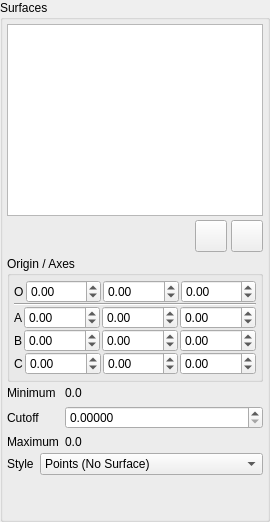
      <widget class="QWidget" name="SurfacePage" >
       <layout class="QVBoxLayout" >
        <property name="margin" >
         <number>0</number>
        </property>
        <property name="spacing" >
         <number>2</number>
        </property>
        <item>
         <widget class="QGroupBox" name="SurfacesGroup" >
          <property name="sizePolicy" >
           <sizepolicy>
            <hsizetype>5</hsizetype>
            <vsizetype>7</vsizetype>
            <horstretch>0</horstretch>
            <verstretch>0</verstretch>
           </sizepolicy>
          </property>
          <property name="title" >
           <string>Surfaces</string>
          </property>
          <layout class="QVBoxLayout" >
           <property name="margin" >
            <number>4</number>
           </property>
           <property name="spacing" >
            <number>4</number>
           </property>
           <item>
            <widget class="QListWidget" name="SurfaceList" />
           </item>
           <item>
            <layout class="QHBoxLayout" >
             <property name="margin" >
              <number>0</number>
             </property>
             <property name="spacing" >
              <number>4</number>
             </property>
             <item>
              <spacer>
               <property name="orientation" >
                <enum>Qt::Horizontal</enum>
               </property>
               <property name="sizeHint" >
                <size>
                 <width>40</width>
                 <height>32</height>
                </size>
               </property>
              </spacer>
             </item>
             <item>
              <widget class="QPushButton" name="LoadSurfaceButton" >
               <property name="sizePolicy" >
                <sizepolicy>
                 <hsizetype>5</hsizetype>
                 <vsizetype>5</vsizetype>
                 <horstretch>0</horstretch>
                 <verstretch>0</verstretch>
                </sizepolicy>
               </property>
               <property name="maximumSize" >
                <size>
                 <width>32</width>
                 <height>32</height>
                </size>
               </property>
               <property name="toolTip" >
                <string>Load surface</string>
               </property>
               <property name="icon" >
                <iconset resource="icons.qrc" >:/file/icons/file_open.svg</iconset>
               </property>
              </widget>
             </item>
             <item>
              <widget class="QPushButton" name="SaveSurfaceButton" >
               <property name="sizePolicy" >
                <sizepolicy>
                 <hsizetype>5</hsizetype>
                 <vsizetype>5</vsizetype>
                 <horstretch>0</horstretch>
                 <verstretch>0</verstretch>
                </sizepolicy>
               </property>
               <property name="maximumSize" >
                <size>
                 <width>32</width>
                 <height>32</height>
                </size>
               </property>
               <property name="toolTip" >
                <string>Save surface</string>
               </property>
               <property name="icon" >
                <iconset resource="icons.qrc" >:/file/icons/file_save.svg</iconset>
               </property>
              </widget>
             </item>
            </layout>
           </item>
           <item>
            <widget class="QGroupBox" name="SurfaceOriginGroup" >
             <property name="sizePolicy" >
              <sizepolicy>
               <hsizetype>1</hsizetype>
               <vsizetype>5</vsizetype>
               <horstretch>0</horstretch>
               <verstretch>0</verstretch>
              </sizepolicy>
             </property>
             <property name="title" >
              <string>Origin / Axes</string>
             </property>
             <layout class="QVBoxLayout" >
              <property name="margin" >
               <number>4</number>
              </property>
              <property name="spacing" >
               <number>0</number>
              </property>
              <item>
               <layout class="QHBoxLayout" >
                <property name="margin" >
                 <number>0</number>
                </property>
                <property name="spacing" >
                 <number>2</number>
                </property>
                <item>
                 <widget class="QLabel" name="label_31" >
                  <property name="sizePolicy" >
                   <sizepolicy>
                    <hsizetype>1</hsizetype>
                    <vsizetype>5</vsizetype>
                    <horstretch>0</horstretch>
                    <verstretch>0</verstretch>
                   </sizepolicy>
                  </property>
                  <property name="text" >
                   <string>O</string>
                  </property>
                 </widget>
                </item>
                <item>
                 <widget class="QDoubleSpinBox" name="SurfaceOriginXSpin" >
                  <property name="sizePolicy" >
                   <sizepolicy>
                    <hsizetype>7</hsizetype>
                    <vsizetype>0</vsizetype>
                    <horstretch>0</horstretch>
                    <verstretch>0</verstretch>
                   </sizepolicy>
                  </property>
                  <property name="maximum" >
                   <double>1000.000000000000000</double>
                  </property>
                  <property name="minimum" >
                   <double>-1000.000000000000000</double>
                  </property>
                 </widget>
                </item>
                <item>
                 <widget class="QDoubleSpinBox" name="SurfaceOriginYSpin" >
                  <property name="sizePolicy" >
                   <sizepolicy>
                    <hsizetype>7</hsizetype>
                    <vsizetype>0</vsizetype>
                    <horstretch>0</horstretch>
                    <verstretch>0</verstretch>
                   </sizepolicy>
                  </property>
                  <property name="maximum" >
                   <double>1000.000000000000000</double>
                  </property>
                  <property name="minimum" >
                   <double>-1000.000000000000000</double>
                  </property>
                 </widget>
                </item>
                <item>
                 <widget class="QDoubleSpinBox" name="SurfaceOriginZSpin" >
                  <property name="sizePolicy" >
                   <sizepolicy>
                    <hsizetype>7</hsizetype>
                    <vsizetype>0</vsizetype>
                    <horstretch>0</horstretch>
                    <verstretch>0</verstretch>
                   </sizepolicy>
                  </property>
                  <property name="maximum" >
                   <double>1000.000000000000000</double>
                  </property>
                  <property name="minimum" >
                   <double>-1000.000000000000000</double>
                  </property>
                 </widget>
                </item>
               </layout>
              </item>
              <item>
               <widget class="Line" name="line_3" >
                <property name="orientation" >
                 <enum>Qt::Horizontal</enum>
                </property>
               </widget>
              </item>
              <item>
               <layout class="QHBoxLayout" >
                <property name="margin" >
                 <number>0</number>
                </property>
                <property name="spacing" >
                 <number>2</number>
                </property>
                <item>
                 <widget class="QLabel" name="label_36" >
                  <property name="sizePolicy" >
                   <sizepolicy>
                    <hsizetype>1</hsizetype>
                    <vsizetype>5</vsizetype>
                    <horstretch>0</horstretch>
                    <verstretch>0</verstretch>
                   </sizepolicy>
                  </property>
                  <property name="text" >
                   <string>A</string>
                  </property>
                 </widget>
                </item>
                <item>
                 <widget class="QDoubleSpinBox" name="SurfaceAxesAXSpin" >
                  <property name="sizePolicy" >
                   <sizepolicy>
                    <hsizetype>7</hsizetype>
                    <vsizetype>0</vsizetype>
                    <horstretch>0</horstretch>
                    <verstretch>0</verstretch>
                   </sizepolicy>
                  </property>
                  <property name="maximum" >
                   <double>10.000000000000000</double>
                  </property>
                  <property name="minimum" >
                   <double>-10.000000000000000</double>
                  </property>
                  <property name="singleStep" >
                   <double>0.100000000000000</double>
                  </property>
                 </widget>
                </item>
                <item>
                 <widget class="QDoubleSpinBox" name="SurfaceAxesAYSpin" >
                  <property name="sizePolicy" >
                   <sizepolicy>
                    <hsizetype>7</hsizetype>
                    <vsizetype>0</vsizetype>
                    <horstretch>0</horstretch>
                    <verstretch>0</verstretch>
                   </sizepolicy>
                  </property>
                  <property name="maximum" >
                   <double>10.000000000000000</double>
                  </property>
                  <property name="minimum" >
                   <double>-10.000000000000000</double>
                  </property>
                  <property name="singleStep" >
                   <double>0.100000000000000</double>
                  </property>
                 </widget>
                </item>
                <item>
                 <widget class="QDoubleSpinBox" name="SurfaceAxesAZSpin" >
                  <property name="sizePolicy" >
                   <sizepolicy>
                    <hsizetype>7</hsizetype>
                    <vsizetype>0</vsizetype>
                    <horstretch>0</horstretch>
                    <verstretch>0</verstretch>
                   </sizepolicy>
                  </property>
                  <property name="maximum" >
                   <double>10.000000000000000</double>
                  </property>
                  <property name="minimum" >
                   <double>-10.000000000000000</double>
                  </property>
                  <property name="singleStep" >
                   <double>0.100000000000000</double>
                  </property>
                 </widget>
                </item>
               </layout>
              </item>
              <item>
               <layout class="QHBoxLayout" >
                <property name="margin" >
                 <number>0</number>
                </property>
                <property name="spacing" >
                 <number>2</number>
                </property>
                <item>
                 <widget class="QLabel" name="label_32" >
                  <property name="sizePolicy" >
                   <sizepolicy>
                    <hsizetype>1</hsizetype>
                    <vsizetype>5</vsizetype>
                    <horstretch>0</horstretch>
                    <verstretch>0</verstretch>
                   </sizepolicy>
                  </property>
                  <property name="text" >
                   <string>B</string>
                  </property>
                 </widget>
                </item>
                <item>
                 <widget class="QDoubleSpinBox" name="SurfaceAxesBXSpin" >
                  <property name="sizePolicy" >
                   <sizepolicy>
                    <hsizetype>7</hsizetype>
                    <vsizetype>0</vsizetype>
                    <horstretch>0</horstretch>
                    <verstretch>0</verstretch>
                   </sizepolicy>
                  </property>
                  <property name="maximum" >
                   <double>10.000000000000000</double>
                  </property>
                  <property name="minimum" >
                   <double>-10.000000000000000</double>
                  </property>
                  <property name="singleStep" >
                   <double>0.100000000000000</double>
                  </property>
                 </widget>
                </item>
                <item>
                 <widget class="QDoubleSpinBox" name="SurfaceAxesBYSpin" >
                  <property name="sizePolicy" >
                   <sizepolicy>
                    <hsizetype>7</hsizetype>
                    <vsizetype>0</vsizetype>
                    <horstretch>0</horstretch>
                    <verstretch>0</verstretch>
                   </sizepolicy>
                  </property>
                  <property name="maximum" >
                   <double>10.000000000000000</double>
                  </property>
                  <property name="minimum" >
                   <double>-10.000000000000000</double>
                  </property>
                  <property name="singleStep" >
                   <double>0.100000000000000</double>
                  </property>
                 </widget>
                </item>
                <item>
                 <widget class="QDoubleSpinBox" name="SurfaceAxesBZSpin" >
                  <property name="sizePolicy" >
                   <sizepolicy>
                    <hsizetype>7</hsizetype>
                    <vsizetype>0</vsizetype>
                    <horstretch>0</horstretch>
                    <verstretch>0</verstretch>
                   </sizepolicy>
                  </property>
                  <property name="maximum" >
                   <double>10.000000000000000</double>
                  </property>
                  <property name="minimum" >
                   <double>-10.000000000000000</double>
                  </property>
                  <property name="singleStep" >
                   <double>0.100000000000000</double>
                  </property>
                 </widget>
                </item>
               </layout>
              </item>
              <item>
               <layout class="QHBoxLayout" >
                <property name="margin" >
                 <number>0</number>
                </property>
                <property name="spacing" >
                 <number>2</number>
                </property>
                <item>
                 <widget class="QLabel" name="label_33" >
                  <property name="sizePolicy" >
                   <sizepolicy>
                    <hsizetype>1</hsizetype>
                    <vsizetype>5</vsizetype>
                    <horstretch>0</horstretch>
                    <verstretch>0</verstretch>
                   </sizepolicy>
                  </property>
                  <property name="text" >
                   <string>C</string>
                  </property>
                 </widget>
                </item>
                <item>
                 <widget class="QDoubleSpinBox" name="SurfaceAxesCXSpin" >
                  <property name="sizePolicy" >
                   <sizepolicy>
                    <hsizetype>7</hsizetype>
                    <vsizetype>0</vsizetype>
                    <horstretch>0</horstretch>
                    <verstretch>0</verstretch>
                   </sizepolicy>
                  </property>
                  <property name="maximum" >
                   <double>10.000000000000000</double>
                  </property>
                  <property name="minimum" >
                   <double>-10.000000000000000</double>
                  </property>
                  <property name="singleStep" >
                   <double>0.100000000000000</double>
                  </property>
                 </widget>
                </item>
                <item>
                 <widget class="QDoubleSpinBox" name="SurfaceAxesCYSpin" >
                  <property name="sizePolicy" >
                   <sizepolicy>
                    <hsizetype>7</hsizetype>
                    <vsizetype>0</vsizetype>
                    <horstretch>0</horstretch>
                    <verstretch>0</verstretch>
                   </sizepolicy>
                  </property>
                  <property name="maximum" >
                   <double>10.000000000000000</double>
                  </property>
                  <property name="minimum" >
                   <double>-10.000000000000000</double>
                  </property>
                  <property name="singleStep" >
                   <double>0.100000000000000</double>
                  </property>
                 </widget>
                </item>
                <item>
                 <widget class="QDoubleSpinBox" name="SurfaceAxesCZSpin" >
                  <property name="sizePolicy" >
                   <sizepolicy>
                    <hsizetype>7</hsizetype>
                    <vsizetype>0</vsizetype>
                    <horstretch>0</horstretch>
                    <verstretch>0</verstretch>
                   </sizepolicy>
                  </property>
                  <property name="maximum" >
                   <double>10.000000000000000</double>
                  </property>
                  <property name="minimum" >
                   <double>-10.000000000000000</double>
                  </property>
                  <property name="singleStep" >
                   <double>0.100000000000000</double>
                  </property>
                 </widget>
                </item>
               </layout>
              </item>
             </layout>
            </widget>
           </item>
           <item>
            <layout class="QGridLayout" >
             <property name="margin" >
              <number>0</number>
             </property>
             <property name="spacing" >
              <number>6</number>
             </property>
             <item row="1" column="1" >
              <widget class="QDoubleSpinBox" name="SurfaceCutoffSpin" >
               <property name="sizePolicy" >
                <sizepolicy>
                 <hsizetype>7</hsizetype>
                 <vsizetype>0</vsizetype>
                 <horstretch>0</horstretch>
                 <verstretch>0</verstretch>
                </sizepolicy>
               </property>
               <property name="decimals" >
                <number>5</number>
               </property>
               <property name="singleStep" >
                <double>0.010000000000000</double>
               </property>
              </widget>
             </item>
             <item row="2" column="1" >
              <widget class="QLabel" name="SurfaceMaximumLabel" >
               <property name="sizePolicy" >
                <sizepolicy>
                 <hsizetype>7</hsizetype>
                 <vsizetype>5</vsizetype>
                 <horstretch>0</horstretch>
                 <verstretch>0</verstretch>
                </sizepolicy>
               </property>
               <property name="text" >
                <string>0.0</string>
               </property>
              </widget>
             </item>
             <item row="1" column="0" >
              <widget class="QLabel" name="label_37" >
               <property name="text" >
                <string>Cutoff</string>
               </property>
              </widget>
             </item>
             <item row="0" column="1" >
              <widget class="QLabel" name="SurfaceMinimumLabel" >
               <property name="sizePolicy" >
                <sizepolicy>
                 <hsizetype>7</hsizetype>
                 <vsizetype>5</vsizetype>
                 <horstretch>0</horstretch>
                 <verstretch>0</verstretch>
                </sizepolicy>
               </property>
               <property name="text" >
                <string>0.0</string>
               </property>
              </widget>
             </item>
             <item row="0" column="0" >
              <widget class="QLabel" name="label_34" >
               <property name="text" >
                <string>Minimum</string>
               </property>
              </widget>
             </item>
             <item row="2" column="0" >
              <widget class="QLabel" name="label_35" >
               <property name="text" >
                <string>Maximum</string>
               </property>
              </widget>
             </item>
            </layout>
           </item>
           <item>
            <layout class="QHBoxLayout" >
             <property name="margin" >
              <number>0</number>
             </property>
             <property name="spacing" >
              <number>6</number>
             </property>
             <item>
              <widget class="QLabel" name="label_38" >
               <property name="sizePolicy" >
                <sizepolicy>
                 <hsizetype>1</hsizetype>
                 <vsizetype>5</vsizetype>
                 <horstretch>0</horstretch>
                 <verstretch>0</verstretch>
                </sizepolicy>
               </property>
               <property name="text" >
                <string>Style</string>
               </property>
              </widget>
             </item>
             <item>
              <widget class="QComboBox" name="SurfaceStyleCombo" >
               <property name="sizePolicy" >
                <sizepolicy>
                 <hsizetype>7</hsizetype>
                 <vsizetype>0</vsizetype>
                 <horstretch>0</horstretch>
                 <verstretch>0</verstretch>
                </sizepolicy>
               </property>
               <item>
                <property name="text" >
                 <string>Points (No Surface)</string>
                </property>
               </item>
               <item>
                <property name="text" >
                 <string>Points</string>
                </property>
               </item>
               <item>
                <property name="text" >
                 <string>Triangles</string>
                </property>
               </item>
               <item>
                <property name="text" >
                 <string>Solid</string>
                </property>
               </item>
              </widget>
             </item>
            </layout>
           </item>
           <item>
            <spacer>
             <property name="orientation" >
              <enum>Qt::Vertical</enum>
             </property>
             <property name="sizeHint" >
              <size>
               <width>20</width>
               <height>40</height>
              </size>
             </property>
            </spacer>
           </item>
          </layout>
         </widget>
        </item>
       </layout>
      </widget>
